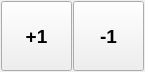
<?xml version="1.0" encoding="UTF-8"?>
<ui version="4.0">
 <class>ControlliOrdine</class>
 <widget class="QWidget" name="ControlliOrdine">
  <property name="geometry">
   <rect>
    <x>0</x>
    <y>0</y>
    <width>145</width>
    <height>72</height>
   </rect>
  </property>
  <property name="windowTitle">
   <string>Form</string>
  </property>
  <layout class="QHBoxLayout" name="horizontalLayout">
   <property name="spacing">
    <number>1</number>
   </property>
   <property name="margin">
    <number>1</number>
   </property>
   <item>
    <widget class="QToolButton" name="toolButton">
     <property name="sizePolicy">
      <sizepolicy hsizetype="Expanding" vsizetype="Expanding">
       <horstretch>0</horstretch>
       <verstretch>0</verstretch>
      </sizepolicy>
     </property>
     <property name="font">
      <font>
       <pointsize>14</pointsize>
       <weight>75</weight>
       <bold>true</bold>
      </font>
     </property>
     <property name="text">
      <string>+1</string>
     </property>
    </widget>
   </item>
   <item>
    <widget class="QToolButton" name="toolButton_2">
     <property name="sizePolicy">
      <sizepolicy hsizetype="Expanding" vsizetype="Expanding">
       <horstretch>0</horstretch>
       <verstretch>0</verstretch>
      </sizepolicy>
     </property>
     <property name="font">
      <font>
       <pointsize>14</pointsize>
       <weight>75</weight>
       <bold>true</bold>
      </font>
     </property>
     <property name="text">
      <string>-1</string>
     </property>
    </widget>
   </item>
  </layout>
 </widget>
 <resources/>
 <connections/>
</ui>
